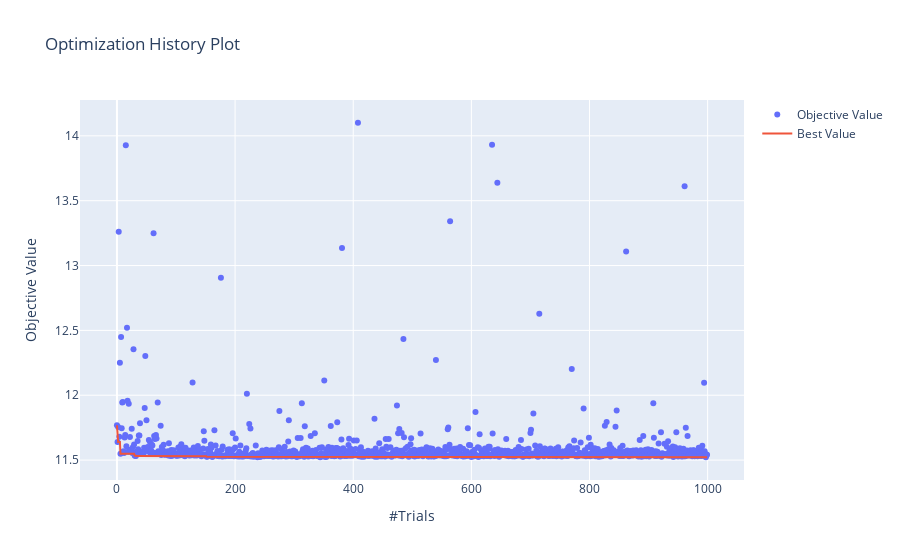

Here is the notebook cell this chart was saved with:
### Code cell
plot_optimization_history(study)

### Figure 1 — Plotly figure (JSON) as saved in the notebook; plotly's stock layout.template omitted (floating-point values rounded to 4 significant figures; data arrays with more than 128 entries replaced by an {"elided": "..."} marker saying what was removed)
{"data": [{"mode": "markers", "name": "Objective Value", "type": "scatter", "x": {"elided": "1000 int values"}, "y": {"elided": "1000 float values"}}, {"name": "Best Value", "type": "scatter", "x": {"elided": "1000 int values"}, "y": {"elided": "1000 float values"}}], "layout": {"title": {"text": "Optimization History Plot"}, "xaxis": {"title": {"text": "#Trials"}}, "yaxis": {"title": {"text": "Objective Value"}}}}
